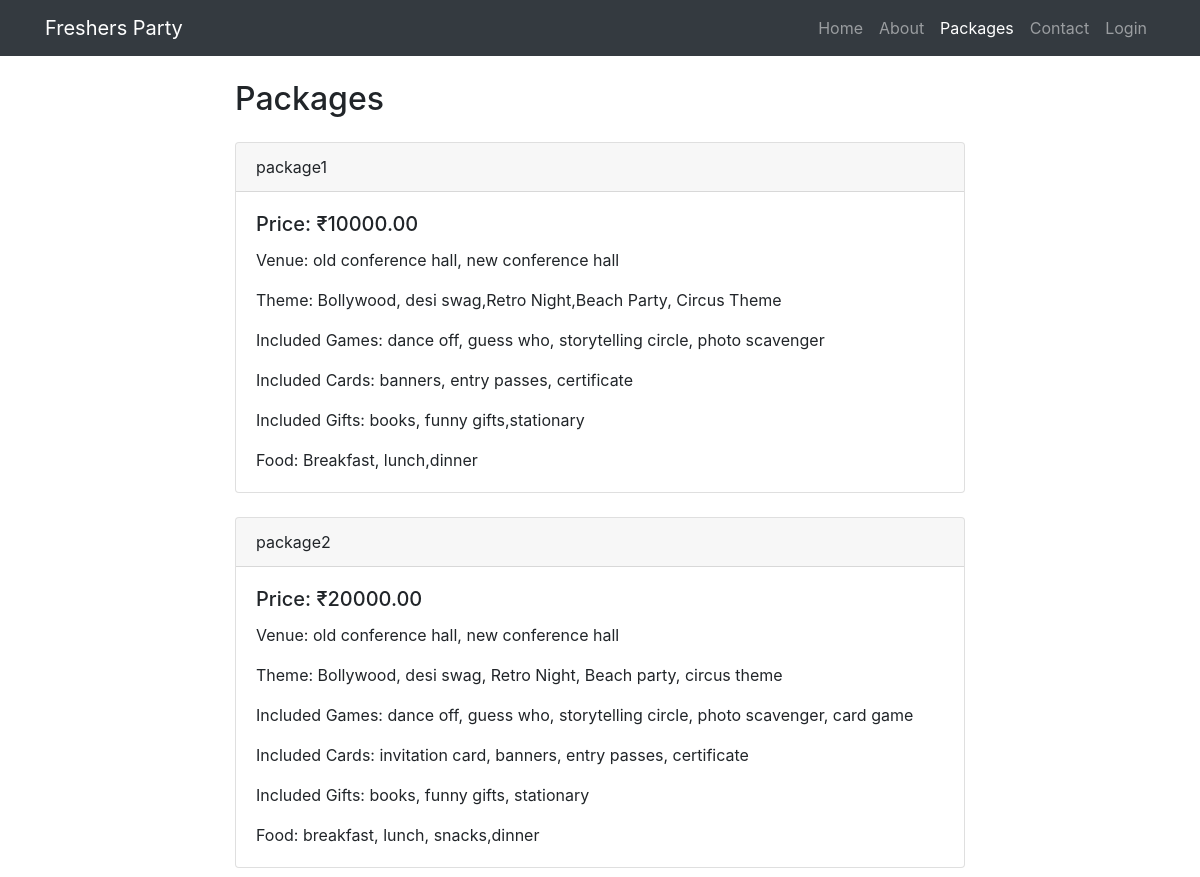
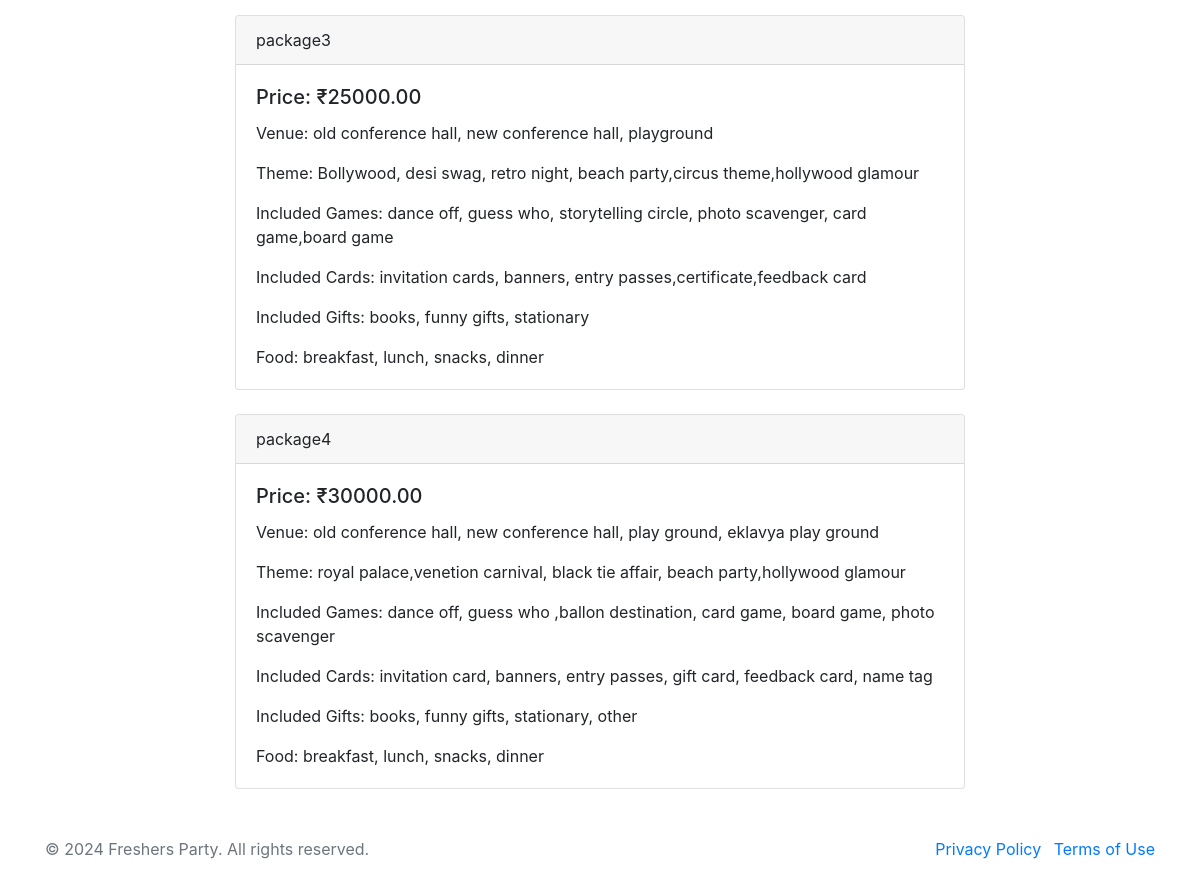
Page /packages/ on the committed database (2 pictures, top to bottom).
### events/models.py (models this page shows, shortened)
class Packages(models.Model):
    name = models.CharField(max_length=100)
    price = models.DecimalField(max_digits=10, decimal_places=2)
    venue = models.TextField(max_length=1000)
    theme = models.TextField(max_length=1000)
    games = models.TextField(max_length=1000)
    cards = models.TextField(max_length=1000)
    gifts = models.TextField(max_length=1000)
    food = models.TextField(max_length=1000)

### events/views.py (the view)
# urls.py: path('packages/', views.packages, name='packages'),
def packages(request):
    packages = Packages.objects.all()
    return render(request, 'packages.html' ,{'packages':packages})

### templates/packages.html (shortened to what this page needs)
{% extends 'base.html' %}
{% block content %}
<div class="row">
    <div class="col-md-8 offset-md-2">
        <h2 class="mt-4 mb-4">Packages</h2>
        {% if packages %}
            {% for package in packages %}
                <div class="card mt-4">
                    <div class="card-header">
                        {{ package.name }}
                    </div>
                    <div class="card-body">
                        <h5 class="card-title">Price: ₹{{ package.price }}</h5>
                        <p class="card-text">Venue: {{ package.venue }}</p>
                        <p class="card-text">Theme: {{ package.theme }}</p>
                        <p class="card-text">Included Games: {{ package.games }}</p>
                        <p class="card-text">Included Cards: {{ package.cards }}</p>
                        <p class="card-text">Included Gifts: {{ package.gifts }}</p>
                        <p class="card-text">Food: {{ package.food }}</p>
                    </div>
                </div>
            {% endfor %}
        {% else %}
            <p>No packages available at the moment.</p>
        {% endif %}
    </div>
</div>
{% endblock %}

### templates/base.html (shortened to what this page needs)
<!DOCTYPE html>
{% load static %}
<html lang="en">
<head>
    <link rel="stylesheet" href="https://stackpath.bootstrapcdn.com/bootstrap/4.5.2/css/bootstrap.min.css">
</head>
<body>
    <nav class="navbar navbar-expand-lg navbar-dark bg-dark">
        <div class="container">
            <a class="navbar-brand" href="{% url "home"%}">Freshers Party</a>
            <div class="collapse navbar-collapse" id="navbarNav">
                <ul class="navbar-nav ml-auto">
                    <li class="nav-item {% if request.path == '/' %}active{% endif %}">
                        <a class="nav-link " href="{% url "home"%}">Home</a>
                    </li>
                    <li class="nav-item {% if request.path == '/about/' %}active{% endif %}">
                        <a class="nav-link" href="{% url "about"%}">About</a>
                    </li>
                    <li class="nav-item {% if request.path == '/packages/' %}active{% endif %}">
                        <a class="nav-link" href="{% url "packages"%}">Packages</a>
                    </li>
                    <li class="nav-item {% if request.path == '/contact/' %}active{% endif %}">
                        <a class="nav-link" href="{% url "contact"%}">Contact</a>
                    </li>
                    {% if not user.is_authenticated %}
                    <li class="nav-item">
                        <a class="nav-link {% if request.path == '/login/' %}active{% endif %}" href={% url "login" %}>Login</a>
                    </li>
                    {% endif %}
                </ul>
            </div>
        </div>
    </nav>
    <div class="container">
        {% block content %}
        {% endblock %}
    </div>
    <footer class="footer mt-5">
        <div class="container">
            <div class="row">
                <div class="col-md-6">
                    <p class="text-muted">&copy; 2024 Freshers Party. All rights reserved.</p>
                </div>
                <div class="col-md-6 text-md-right">
                    <ul class="list-inline">
                        <li class="list-inline-item"><a href="#">Privacy Policy</a></li>
                        <li class="list-inline-item"><a href="#">Terms of Use</a></li>
                    </ul>
                </div>
            </div>
        </div>
    </footer>
</body>
</html>

### rows in the picture
Packages: name "package1", price "10000.00", venue "old conference hall, new conference hall", theme "Bollywood, desi swag,Retro Night,Beach Party, Circus Theme", games "dance off, guess who, storytelling circle, photo scavenger", cards "banners, entry passes, certificate", gifts "books, funny gifts,stationary", food "Breakfast, lunch,dinner"
Packages: name "package2", price "20000.00", venue "old conference hall, new conference hall", theme "Bollywood, desi swag, Retro Night, Beach party, circus theme", games "dance off, guess who, storytelling circle, photo scavenger, card game", cards "invitation card, banners, entry passes, certificate", gifts "books, funny gifts, stationary", food "breakfast, lunch, snacks,dinner"
Packages: name "package3", price "25000.00", venue "old conference hall, new conference hall, playground", theme "Bollywood, desi swag, retro night, beach party,circus theme,hollywood glamour", games "dance off, guess who, storytelling circle, photo scavenger, card game,board game", cards "invitation cards, banners, entry passes,certificate,feedback card", gifts "books, funny gifts, stationary", food "breakfast, lunch, snacks, dinner"
Packages: name "package4", price "30000.00", venue "old conference hall, new conference hall, play ground, eklavya play ground", theme "royal palace,venetion carnival, black tie affair, beach party,hollywood glamour", games "dance off, guess who ,ballon destination, card game, board game, photo scavenger", cards "invitation card, banners, entry passes, gift card, feedback card, name tag", gifts "books, funny gifts, stationary, other", food "breakfast, lunch, snacks, dinner"
